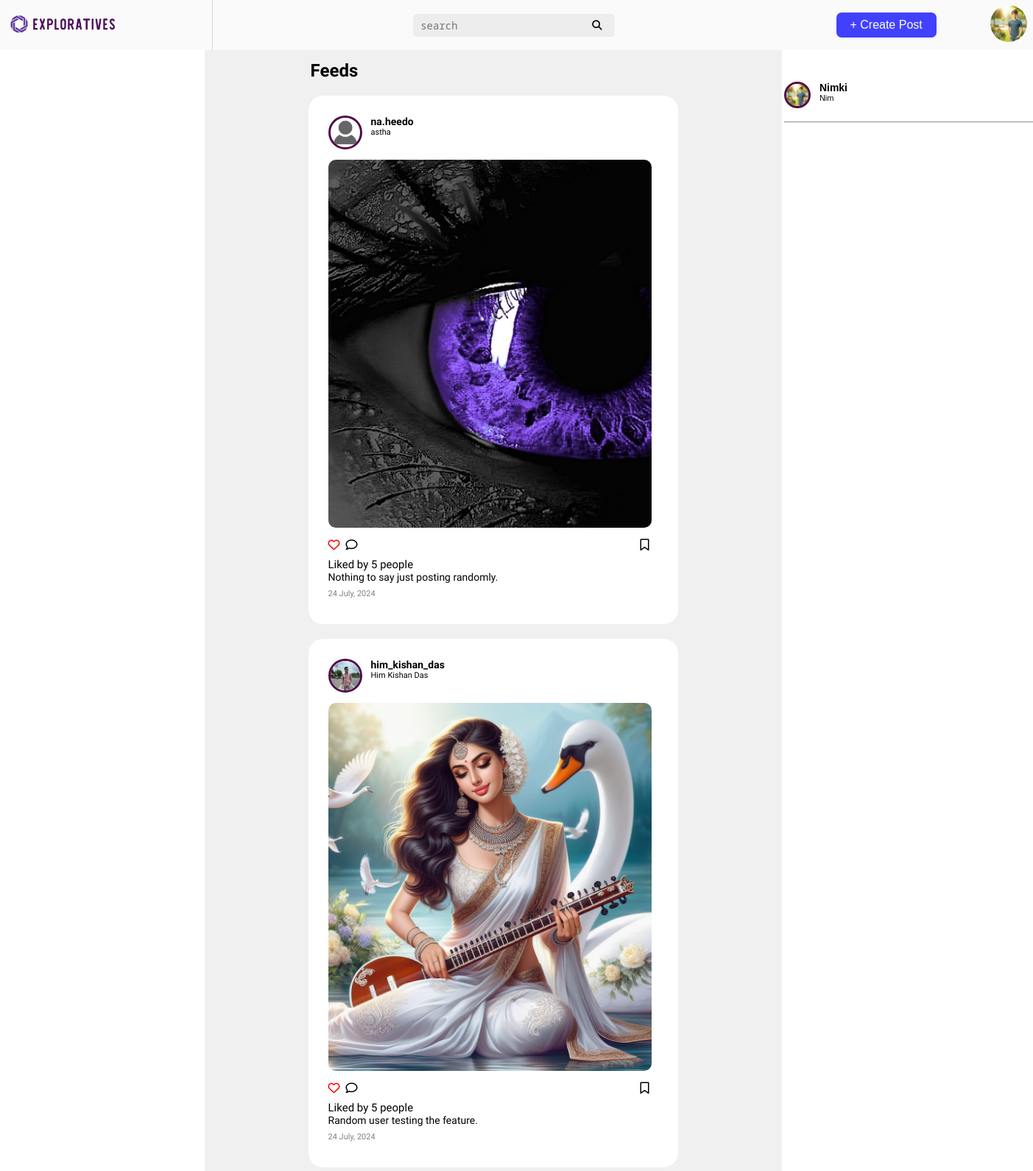
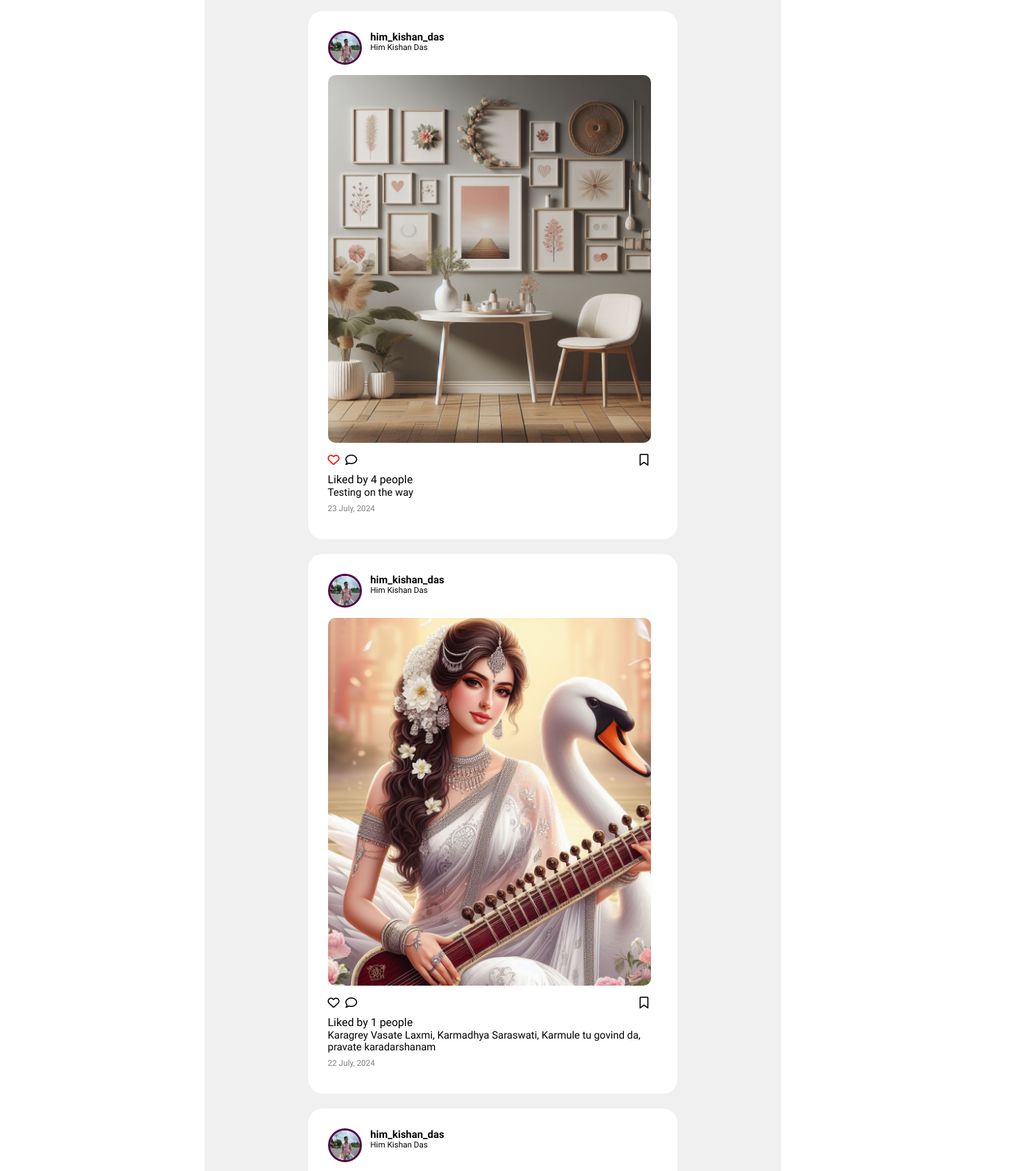
Screenshot of /home/ (signed in, upper part) with the database file from the repository (2 pictures, top to bottom).
### ExploreContents/models.py (models this page shows, shortened)
class CustomUser(AbstractBaseUser, PermissionsMixin):
    username = models.CharField(max_length=255, unique=True)
    name = models.CharField(max_length=255)
    email = models.EmailField(max_length=254, unique=True)
    profile_picture = models.ImageField(upload_to='profilePic', null=True, blank=True, default='static/profilePic/default.png')
    user_bio = models.TextField(null=True, blank=True)
    is_active = models.BooleanField(default=True)
    is_staff = models.BooleanField(default=False)
    groups = models.ManyToManyField(
        'auth.Group',
        related_name='customuser_set',  # Custom related_name to avoid clashes
        blank=True
    )
    user_permissions = models.ManyToManyField(
        'auth.Permission',
        related_name='customuser_set',  # Custom related_name to avoid clashes
        blank=True
    )
    objects = CustomUserManager()
    USERNAME_FIELD = 'username'
    REQUIRED_FIELDS = ['email', 'name']

class Post(models.Model):
    user = models.ForeignKey(CustomUser, on_delete=models.CASCADE)  # No default value required
    post_caption = models.TextField()
    post_timestamp = models.DateField(auto_now=True)
    post_image = models.ImageField(upload_to='post')

### ExploreContents/views.py (the view)
# urls.py: 2. Add a URL to urlpatterns:  path('', views.home, name='home')
@login_required
def home(request):
    user = request.user
    followed_users = Follow.objects.filter(follower=user).values_list('following_id', flat=True)
    posts = Post.objects.select_related('user').filter(user__in=followed_users)
    liked_post_ids = Likes.objects.filter(user=user).values_list('post_id', flat=True)
    for post in posts:
        post.total_likes = Likes.objects.filter(post=post).count()
        post.liked_by = Likes.objects.filter(post=post).select_related('user')
        post.comments = Comments.objects.filter(post=post).select_related('user')
    context = {'posts': posts, 'liked_post_ids': liked_post_ids}
    return render(request, 'index.html', context)

### ExploreContents/templates/index.html (shortened to what this page needs)
{% load static %}
<!DOCTYPE html>
<html lang="en">
<head>
    <link rel="stylesheet" href="{% static 'header.css' %}">
    <link rel="stylesheet" href="{% static "index.css" %}">
    <link rel="stylesheet" href="{% static "left-navigation.css" %}">
    <link rel="stylesheet" href="{% static "right-menu.css" %}">
</head>
<body>
    <div class="container">
        <div id="header">
            {% include 'header.html' %}
        </div>
        <div id="left-sidebar">
        </div>
        <div id="feeds">
            <div class="feeds-title">
                <h2>Feeds</h2>
            </div>
            {% include "feeds.html" %}
        </div>
        <div id="right-sidebar">
            {% include "right-menu.html" %}
        </div>
    </div>
</body>
</html>

### ExploreContents/templates/header.html (shortened to what this page needs)
{% load static %}
<header>
  <div class="first-header">
    <img src="{% static 'logo-png.png' %}" alt="logo" id="logo" />
  </div>
  <div class="middle-header">
    <form action="/search/" method="get" class="search-bar">
      <input type="text" placeholder="search" name="search" id="search-text" />
      <button id="search-btn">
        <i class="fa-solid fa-magnifying-glass"></i>
      </button>
    </form>
  </div>
  <div class="right-header">
    <button class="create-post-btn" id="myBtn">+ Create Post</button>
    <div class="dropdown nav-link">
        <button class="dropbtn" onclick="dropDown()">
            <img class="nav_profile" src="{{ request.user.profile_picture.url }}">
        </button>
    </div>
  </div>
</header>

### ExploreContents/templates/feeds.html (shortened to what this page needs)
{% load static %} {% block content %} {% for post in posts reversed %}
<div class="feeds-container">
  <div class="sub-container1">
    <div class="sub-container1-profile">
      <div class="profile-pic">
        <img
          src="{{ post.user.profile_picture.url }}"
          class="profile-img"
          alt="logo"
        />
      </div>
      <div class="sub-profile">
        <a href="{% url 'profile' post.user.get_username %}">
          <h4 class="profile-username">{{ post.user.get_username }}</h4>
        </a>
        <p class="profile-name">{{ post.user.name }}</p>
      </div>
    </div>
  </div>
  <div class="feed-picture">
    <img
      src="{{ post.post_image.url }}"
      alt=""
      S
    />
  </div>
  <div class="sub-container2">
    <div class="likes-comment-section">
      <form action="/like-btn/" method="post">
        {% if post.id in liked_post_ids %}
        <button
          type="submit"
          style="background: none; border: none; margin-right: 8px"
        >
          <i class="fa-regular fa-heart" style="color: red"></i>
        </button>
        {% else %}
        <button
          type="submit"
          style="background: none; border: none; margin-right: 8px"
        >
          <i class="fa-regular fa-heart"></i>
        </button>
        {% endif %}
      </form>
      <button
        type="submit"
        id="openModalBtn{{ post.id }}"
        onclick="openModal({{ post.id }})"
        style="background: none; border: none; margin-right: 8px"
      >
        <i class="fa-regular fa-comment"></i>
      </button>
    </div>
    <form action="{% url 'save_post' post.id %}" method="post" class="save-form" >
      <button type="submit" class="save">
        <i class="fa-regular fa-bookmark"></i>
      </button>
    </form>
  </div>
  <div class="likes-view">
    <p>
      Liked by
      <a href="#" id="likes-link-{{ post.id }}"
        >{{ post.total_likes }} people</a
      >
    </p>
  </div>
  <div class="caption">{{ post.post_caption }}</div>
  <div class="date">
    <p>{{ post.post_timestamp|date:"d F, Y" }}</p>
  </div>
</div>
{% endfor %} {% endblock %}

### ExploreContents/templates/right-menu.html (shortened to what this page needs)
{% load static %}
<div class="right-menuContainer">
  <div class="profile">
    <div class="right-profile">
      <img
        src="{{ request.user.profile_picture.url }}"
        class="right-sidebar-profile-img"
        alt="logo"
      />
    </div>
    <div class="sub-profile">
      <h4 class="profile-username">{{ request.user.username }}</h4>
      <p class="profile-name">{{ request.user.name }}</p>
    </div>
  </div>
  <hr style="margin: 18px 0">
</div>

### ExploreContents/static/header.css (style rules this page uses)
* { margin: 0; padding: 0; }
body { background-color: rgb(255, 255, 255); }
header { display: flex; align-items: center; background-color: rgb(250, 250, 250) ; border: solid 0px 0px 2px 0px; padding: 0; }
.first-header { width: 40%; }
#logo { display: flex; align-items: center; height: 68px; }
.search-bar { display: flex; }
#search-text { font-size: 14px; font-family: "Noto Sans Mono", monospace; font-optical-sizing: auto; font-optical-sizing: auto; font-style: normal; color: grey; padding:6px 10px; border: none; border-radius: 5px 0px 0px 5px; outline: none; width: 100%; background-color: rgb(237, 237, 237); }
#search-btn { border: none; background-color: rgb(237, 237, 237); padding: 0 17px; border-radius: 0px 5px 5px 0px; cursor: pointer; }
.right-header { display: flex; align-items: center; justify-content: flex-end; width: 40%; margin: 0px -15% 0 0; }
.create-post-btn { background-color: rgb(65, 65, 253); border: none; color: white; font-size: 16px; padding: 8px 12px; border-radius: 7px; margin: 0 10%; width: 8.5rem; }
.dropbtn { width: 50px; height: 50px; overflow: hidden; border-radius: 50%; margin-left: 35% }
.nav_profile { width: 100%; height: 100%; object-fit: cover; object-position: center; }
.dropdown { float: left; overflow: hidden; }
.dropdown .dropbtn { font-size: 17px; border: none; outline: none; color: rgb(227, 227, 227); background-color: inherit; }
.nav-link { font-size: 17.5px; font-family: Arial, Helvetica, sans-serif; padding-right: 18px; text-decoration: none; }

### ExploreContents/static/index.css (style rules this page uses)
body { font-family: Arial, Helvetica, sans-serif; }
#header { grid-area: navBar; }
.container { display: grid; grid-template-areas: 'navBar navBar navBar'; }
#left-sidebar { height: 100vh; width: 18rem; border-right: 1px solid rgb(217 217 217); padding-top: 3%; position: fixed; top: -6.28%; }
#feeds { width: 49rem; background-color: rgb(240, 240, 240); font-family: "Reddit Sans", sans-serif; font-optical-sizing: auto; font-style: normal; position: relative; left: 33%; }
.feeds-title { width: 31rem; margin: 14px auto; }
.feeds-container { background-color: rgb(255, 255, 255); padding: 27px ; width: 28rem; margin: 20px auto; border-radius: 20px; height: auto; }
.sub-container1-profile { display: flex; }
.sub-profile { margin: 0 12px; }
.profile-username { font-size: 14px; }
.profile-name { font-size: 11px; }
.profile-pic { width: 40px; height: 40px; overflow: hidden; border-radius: 50%; border: 3px solid rgb(82, 7, 74); }
.profile-img { width: 100%; height: 100%; object-fit: cover; object-position: center; }
.feed-picture { width: 98%; height: 500px; overflow: hidden; margin: 14px 0; border-radius: 10px; }
.feed-picture > img { width: 100%; height: 100%; object-fit: cover; object-position: center; }
.sub-container2 { display: flex; justify-content: space-between; margin-bottom: 8px; }
.likes-comment-section { display: flex; flex-direction: row; }
.fa-regular { font-size: larger; }
.save { padding-right: 12px; background-color: transparent; border: none; outline: none; cursor: pointer; }
.likes-view { font-size: 15px; font-weight: 500; }
.caption { font-size: 14px; }
.date { color: grey; font-size: 11px; padding: 8px 0; }
#right-sidebar { width: 28rem; padding: 43px 0px; position: relative; left: 36%; }

### ExploreContents/static/left-navigation.css (style rules this page uses)
a:link, a:visited, a:hover, a:active { text-decoration: none; color: black; }

### ExploreContents/static/right-menu.css (style rules this page uses)
.right-menuContainer { padding-left: 3vw; }
.profile { display: flex; margin-right: 50px; }
.right-profile { width: 30px; height: 30px; overflow: hidden; border-radius: 50%; border: 3px solid rgb(82, 7, 74); }
.right-sidebar-profile-img { width: 100%; height: 100%; object-fit: cover; object-position: center; }
.sub-profile { margin: 0 12px; }
.profile-username { font-size: 14px; }
.profile-name { font-size: 11px; }

### rows the page displays
CustomUser: user.profile_picture (picture), user.username "Nimki", user.name "Nim"
Post: user.profile_picture (placeholder picture), user.get_username "na.heedo", user.name "astha", post_image (picture), total_likes "5", post_caption "Nothing to say just posting randomly.", post_timestamp "24 July, 2024"
Post: user.profile_picture (picture), user.get_username "him_kishan_das", user.name "Him Kishan Das", post_image (picture), total_likes "5", post_caption "Random user testing the feature.", post_timestamp "24 July, 2024"
Post: user.profile_picture (picture), user.get_username "him_kishan_das", user.name "Him Kishan Das", post_image (picture), total_likes "4", post_caption "Testing on the way", post_timestamp "23 July, 2024"
Post: user.profile_picture (picture), user.get_username "him_kishan_das", user.name "Him Kishan Das", post_image (picture), total_likes "1", post_caption "Karagrey Vasate Laxmi, Karmadhya Saraswati, Karmule tu govind da, pravate karadarshanam", post_timestamp "22 July, 2024"
Post: user.profile_picture (picture), user.get_username "him_kishan_das", user.name "Him Kishan Das"
